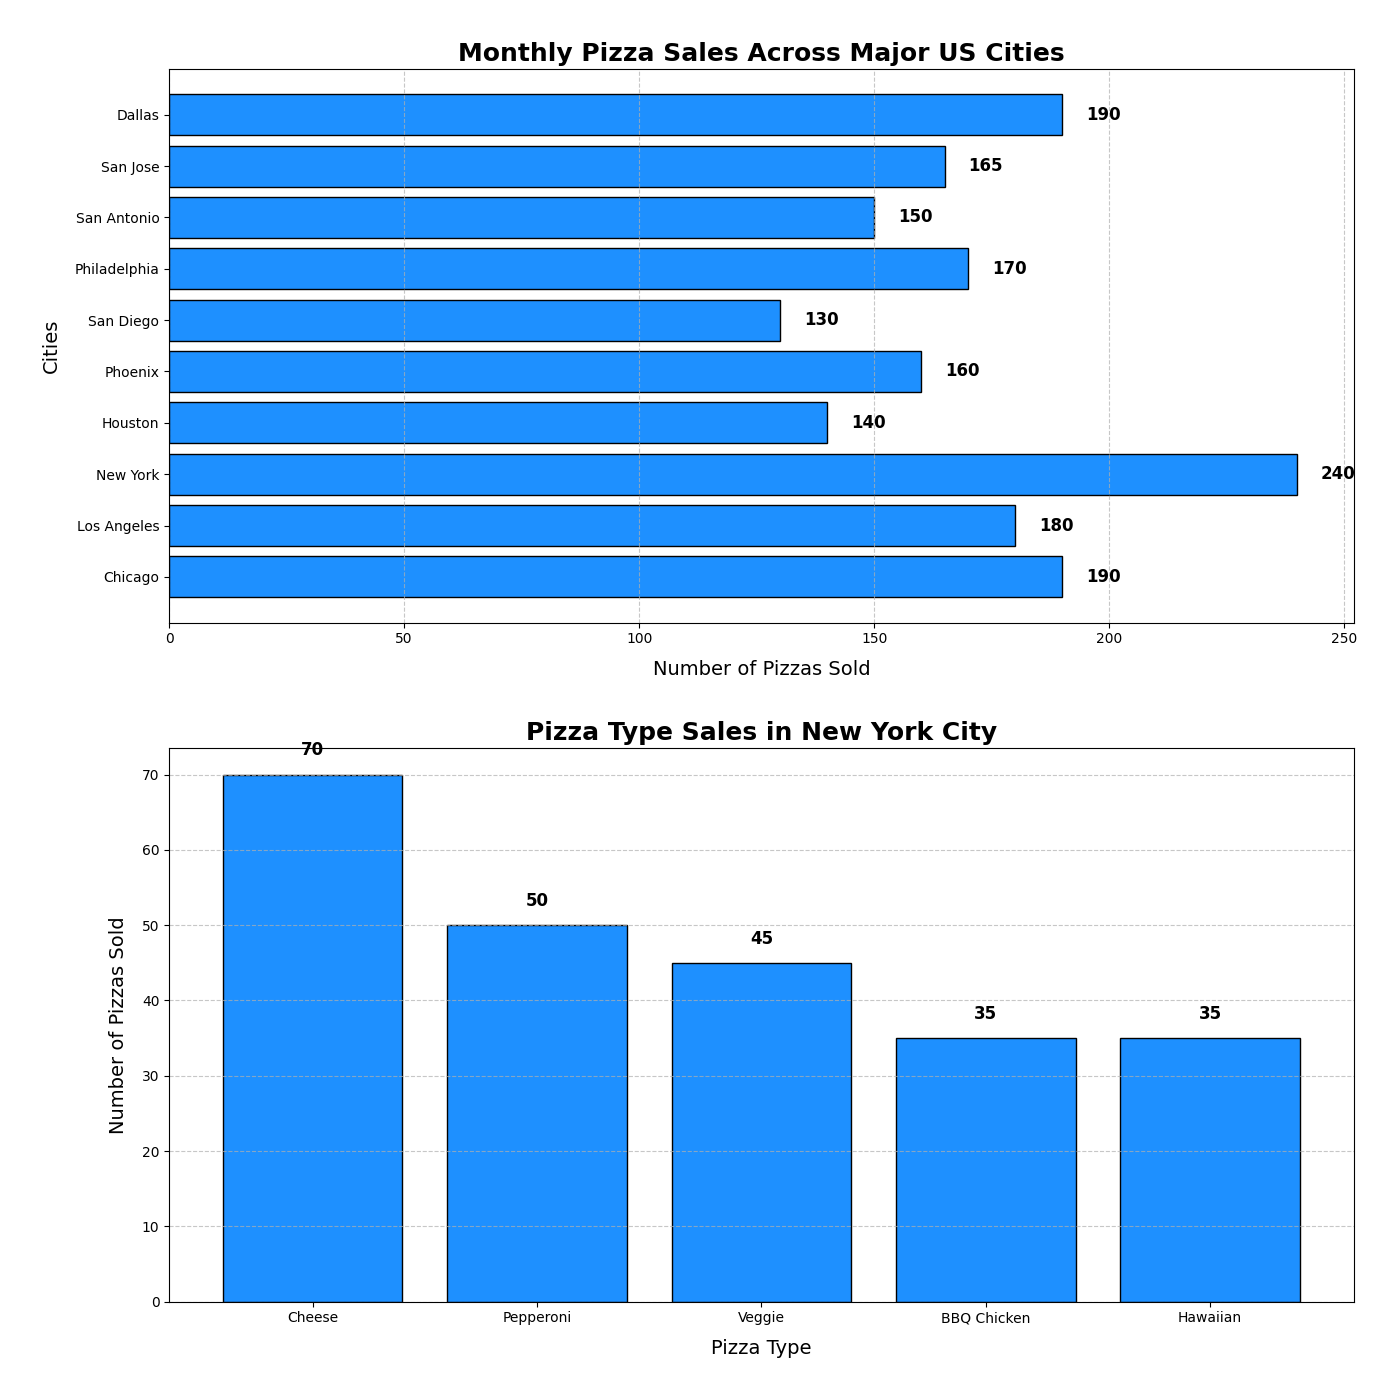

Recreate this plot in Python.
import matplotlib.pyplot as plt
import numpy as np

# Randomly altered order and values
cities = ['Chicago', 'Los Angeles', 'New York', 'Houston', 'Phoenix', 'San Diego', 'Philadelphia', 'San Antonio', 'San Jose', 'Dallas']
pizzas_sold = [190, 180, 240, 140, 160, 130, 170, 150, 165, 190]

# Randomly altered values
types = ['Cheese', 'Pepperoni', 'Veggie', 'BBQ Chicken', 'Hawaiian']
type_data = {
    'New York': [70, 50, 45, 35, 35]
}

fig, (ax1, ax2) = plt.subplots(2, 1, figsize=(14, 14))

# Use the same color for both sets of data
bars1 = ax1.barh(cities, pizzas_sold, color='dodgerblue', edgecolor='black')
bars2 = ax2.bar(types, type_data['New York'], color='dodgerblue', edgecolor='black')

ax1.set_title('Monthly Pizza Sales Across Major US Cities', fontsize=18, fontweight='bold')
ax1.set_xlabel('Number of Pizzas Sold', fontsize=14, labelpad=10)
ax1.set_ylabel('Cities', fontsize=14, labelpad=10)

ax2.set_title('Pizza Type Sales in New York City', fontsize=18, fontweight='bold')
ax2.set_xlabel('Pizza Type', fontsize=14, labelpad=10)
ax2.set_ylabel('Number of Pizzas Sold', fontsize=14, labelpad=10)

ax1.grid(axis='x', linestyle='--', alpha=0.7)
ax2.grid(axis='y', linestyle='--', alpha=0.7)

for bar in bars1:
    width = bar.get_width()
    ax1.text(width + 5, bar.get_y() + bar.get_height() / 2, f'{width}', va='center', ha='left', fontsize=12, fontweight='bold')

for bar in bars2:
    height = bar.get_height()
    ax2.text(bar.get_x() + bar.get_width() / 2, height + 2, f'{height}', ha='center', va='bottom', fontsize=12, fontweight='bold')

plt.tight_layout(pad=3.0)
plt.show()
